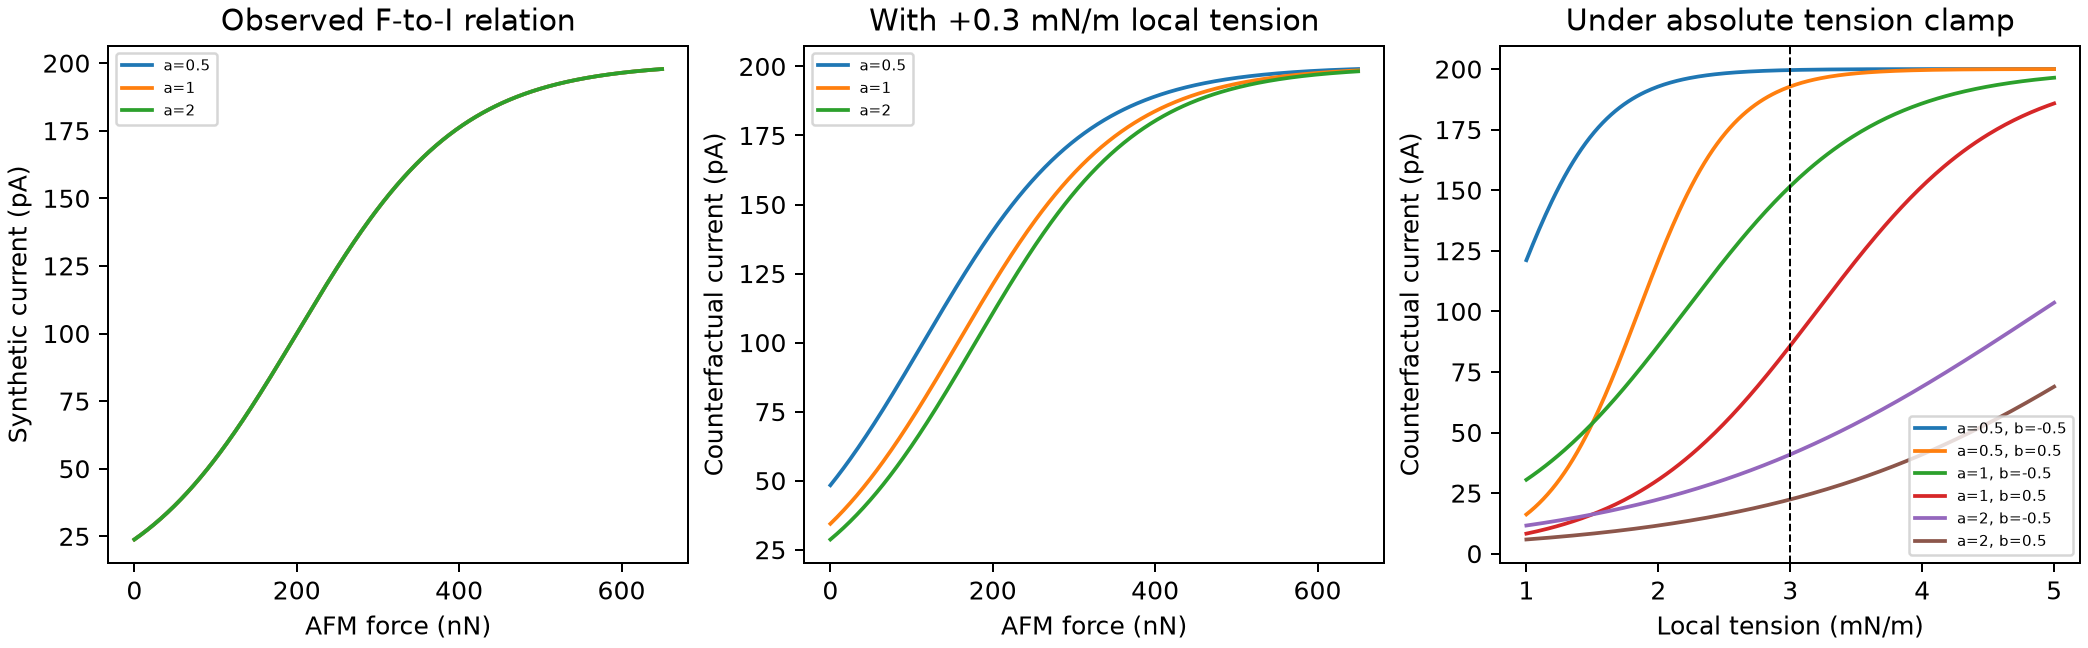

Recreate this plot in Python.
"""Observational equivalence versus counterfactual predictability.

Uses Duke's observed force ranges only as input support. Currents below are
synthetic; no Duke cell's T0, lambda, T50, k or G is fitted or inferred.
"""

from __future__ import annotations

import csv
import json
from pathlib import Path

import matplotlib.pyplot as plt
import numpy as np
from scipy.special import expit

HERE = Path(__file__).resolve().parent
DATA = HERE.parent / "Data" / "2022_pnas" / "2022_pnas" / "bychannel" / "bychannel_summary.csv"
BASE = dict(T0=1.3, lam=.007, T50=2.7, k=.7, G=200.)
SCALES = np.linspace(.5, 2., 61)
OFFSETS = np.linspace(-.5, .5, 41)
DELTA_T = .3  # mN/m; example perturbation, not measured in the Duke cells


def gauge(a, b):
    return dict(T0=a*BASE["T0"]+b, lam=a*BASE["lam"],
                T50=a*BASE["T50"]+b, k=a*BASE["k"], G=BASE["G"])


def current_force(f, p, extra_tension=0.):
    return p["G"] * expit((p["T0"] + p["lam"]*np.asarray(f) + extra_tension
                           - p["T50"]) / p["k"])


def current_clamp(t_abs, p):
    return p["G"] * expit((t_abs-p["T50"]) / p["k"])


def main():
    with DATA.open(newline="", encoding="utf-8-sig") as handle:
        cells = [r for r in csv.DictReader(handle)
                 if r["construct"] in {"mp1", "mp2"} and float(r["responds"]) == 1]
    peak_forces = np.asarray([float(r["peakf"]) for r in cells])
    force_grid = np.linspace(0, 650, 400)
    reference = current_force(force_grid, BASE)
    params = [gauge(a, b) for a in SCALES for b in OFFSETS]
    max_baseline_discrepancy = max(float(np.max(np.abs(current_force(force_grid, p)-reference)))
                                   for p in params)
    assert max_baseline_discrepancy < 1e-10

    # Two forms of proposed counterfactual require different observables:
    # an externally delivered calibrated delta tension anchors scale; an
    # absolute tension clamp also anchors the latent tension zero.
    force_challenge = 200.
    delta_values = np.asarray([current_force(force_challenge, gauge(a, 0), DELTA_T)
                               for a in SCALES], float)
    delta_at_peaks = np.asarray([[current_force(f, gauge(a, 0), DELTA_T)
                                  for a in SCALES] for f in peak_forces], float)
    clamp_tension = 3.0
    clamp_values = np.asarray([current_clamp(clamp_tension, p) for p in params])
    # A force-only intervention stays inside the observational equivalence
    # class, even if it is larger than the historical force range.
    force_step_values = np.asarray([current_force(force_challenge+50, p) for p in params])

    result = {
        "data_use": "34 Duke responding Piezo1/Piezo2 cells supply peak-force support only; all currents are synthetic",
        "reference_parameters": BASE,
        "gauge_scale_range": [float(SCALES[0]), float(SCALES[-1])],
        "gauge_offset_range_mN_m": [float(OFFSETS[0]), float(OFFSETS[-1])],
        "same_force_current_max_abs_difference_pA": max_baseline_discrepancy,
        "at_force_200nN": {
            "baseline_current_pA": float(current_force(force_challenge, BASE)),
            "force_plus_50nN_prediction_range_pA": list(map(float, [np.min(force_step_values), np.max(force_step_values)])),
            "plus_0p3mN_m_tension_prediction_range_pA": list(map(float, [np.min(delta_values), np.max(delta_values)])),
        },
        "on_34_observed_peak_force_inputs": {
            "peak_force_median_nN": float(np.median(peak_forces)),
            "delta_tension_prediction_spread_median_pA": float(np.median(np.ptp(delta_at_peaks, axis=1))),
            "delta_tension_prediction_spread_q25_q75_pA": list(map(float,
                                                                      np.quantile(np.ptp(delta_at_peaks, axis=1), [.25, .75]))),
        },
        "absolute_tension_clamp_3mN_m_prediction_range_pA": list(map(float,
                                                                         [np.min(clamp_values), np.max(clamp_values)])),
        "scope": "Exact non-identifiability is algebraic; magnitudes depend on chosen synthetic parameters and intervention. This is not a fitted biological effect.",
    }
    (HERE / "digital_twin_transportability_audit.json").write_text(
        json.dumps(result, indent=2), encoding="utf-8")

    fig, axes = plt.subplots(1, 3, figsize=(11.6, 3.6), constrained_layout=True)
    for a in (.5, 1., 2.):
        p = gauge(a, 0)
        axes[0].plot(force_grid, current_force(force_grid, p), label=f"a={a:g}")
        axes[1].plot(force_grid, current_force(force_grid, p, DELTA_T), label=f"a={a:g}")
    axes[0].set(title="Observed F-to-I relation", xlabel="AFM force (nN)", ylabel="Synthetic current (pA)")
    axes[1].set(title="With +0.3 mN/m local tension", xlabel="AFM force (nN)",
                ylabel="Counterfactual current (pA)")
    for a in (.5, 1., 2.):
        for b in (-.5, .5):
            axes[2].plot(np.linspace(1, 5, 250),
                         current_clamp(np.linspace(1, 5, 250), gauge(a, b)),
                         label=f"a={a:g}, b={b:g}")
    axes[2].axvline(clamp_tension, color="black", ls="--", lw=.8)
    axes[2].set(title="Under absolute tension clamp", xlabel="Local tension (mN/m)",
                ylabel="Counterfactual current (pA)")
    for ax in axes:
        ax.legend(fontsize=6)
    fig.savefig(HERE / "digital_twin_transportability_audit.png", dpi=180)
    print(json.dumps(result, indent=2))


if __name__ == "__main__":
    main()
